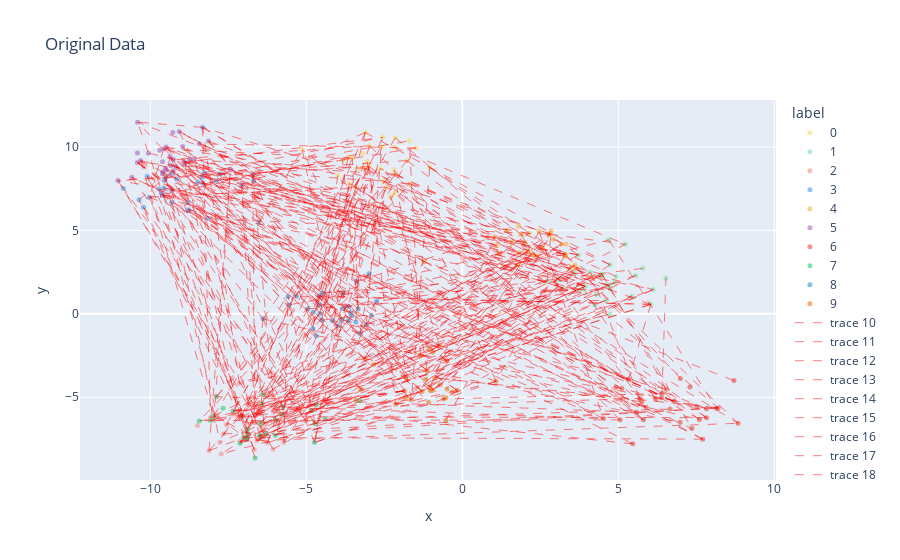

Source (notebook cell):
### Code cell
df = pd.DataFrame(X, columns=['x', 'y'])
df['label'] = y
fig = plot_dataframe(df, title='Original Data', x='x', y='y', label='label')
fig = draw_cl_constraints(fig, constraints, X)
fig.show()
